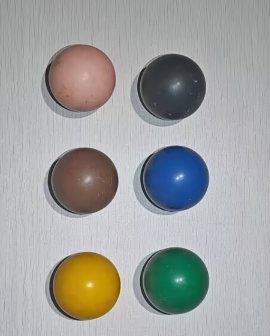
#> input picture assignment1/1_1.png, 270 x 336 px
$ python hsv_range.py
#> lines starting #> are read from the running program, lines starting #| are printed output that depends on the picture; after the words box and inside, x2 and y2 are one past the last pixel; in counts of white or black regions, pixels touching at a corner belong together
import cv2
import numpy as np

'''
本模块可以轻松复用，用于观察所需分割颜色在HSV空间中的范围，从而确定阈值
'''

image = cv2.imread('1_1.png')
#> image is the input picture: shape (336, 270, 3); mean B, G, R 160.1, 161.8, 160.8
hsv_image = cv2.cvtColor(image, cv2.COLOR_BGR2HSV)
#> hsv_image: shape (336, 270, 3); mean H, S, V 86.3, 34.3, 170.5

cv2.namedWindow('Trackbars')
# 定义crewatTrackbar回调函数
def nothing(x):
    pass

cv2.createTrackbar("H_MIN", "Trackbars", 0, 179, nothing)
#> slider 'H_MIN' is set to 35
cv2.createTrackbar("H_MAX", "Trackbars", 179, 179, nothing)
cv2.createTrackbar("S_MIN", "Trackbars", 0, 255, nothing)
#> slider 'S_MIN' is set to 51
cv2.createTrackbar("S_MAX", "Trackbars", 255, 255, nothing)
cv2.createTrackbar("V_MIN", "Trackbars", 0, 255, nothing)
#> slider 'V_MIN' is set to 51
cv2.createTrackbar("V_MAX", "Trackbars", 255, 255, nothing)

while True:
    h_min = cv2.getTrackbarPos("H_MIN", "Trackbars")
    h_max = cv2.getTrackbarPos("H_MAX", "Trackbars")
    s_min = cv2.getTrackbarPos("S_MIN", "Trackbars")
    s_max = cv2.getTrackbarPos("S_MAX", "Trackbars")
    v_min = cv2.getTrackbarPos("V_MIN", "Trackbars")
    v_max = cv2.getTrackbarPos("V_MAX", "Trackbars")

    h_min = min(h_max, h_min)
    s_min = min(s_max, s_min)
    v_min = min(v_max, v_min)

    lower_bound = np.array([h_min, s_min, v_min])
    upper_bound = np.array([h_max, s_max, v_max])

    mask = cv2.inRange(hsv_image, lower_bound, upper_bound) # 构建掩膜，筛选出指定颜色范围内的部分
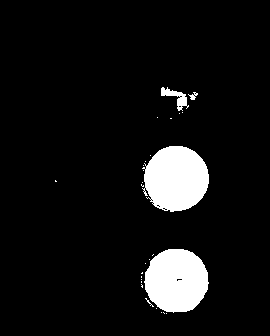
#> mask: shape (336, 270); 7.6% white; 28 white regions (24 under 20 px), largest, box (x1, y1, x2, y2) and area: (142, 146, 209, 212) 3371, (144, 249, 209, 313) 3217, (161, 87, 189, 111) 250, (188, 92, 198, 100) 38
    result = cv2.bitwise_and(image, image, mask=mask) # 按位操作，传入同一张图片，实现了掩膜下的图像显示原色彩而非白色
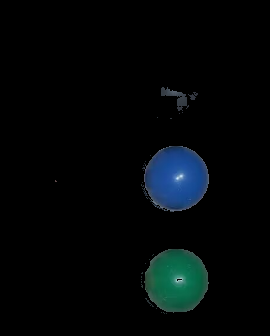
#> result: shape (336, 270, 3); mean B, G, R 7.9, 6.6, 2.6

    cv2.imshow('Mask', mask)
    cv2.imshow('Result', result)

    # 按q退出循环
    if cv2.waitKey(1) & 0xFF == ord('q'):
#> (key q is pressed here)
        break

$ run again, with assignment1/1_2.png copied over assignment1/1_1.png
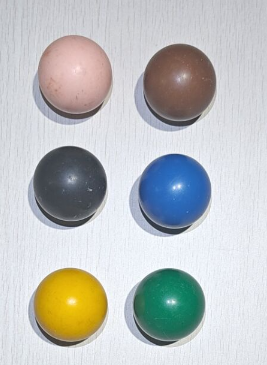
#> input picture assignment1/1_2.png, 267 x 365 px
#> image is the input picture: shape (365, 267, 3); mean B, G, R 192.3, 192.5, 189.5
#> hsv_image: shape (365, 267, 3); mean H, S, V 95.1, 38.7, 204.5
#> `mask = cv2.inRange(hsv_image, lower_bound, upper_bound)`:
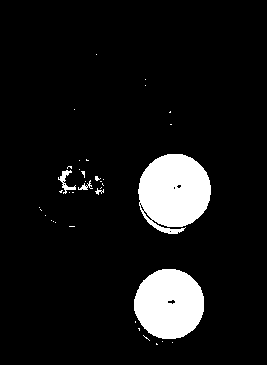
#> mask: shape (365, 267); 8.8% white; 38 white regions (33 under 20 px), largest, box (x1, y1, x2, y2) and area: (138, 154, 211, 234) 4381, (134, 269, 204, 339) 3846, (58, 170, 76, 194) 144, (78, 180, 93, 190) 55, (95, 188, 104, 195) 27
#> `result = cv2.bitwise_and(image, image, mask=mask)`:
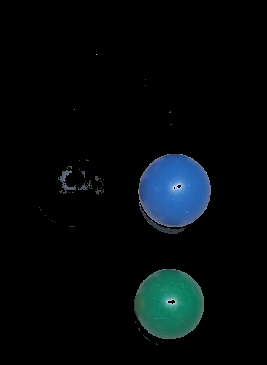
#> result: shape (365, 267, 3); mean B, G, R 11.6, 9.5, 4.2
